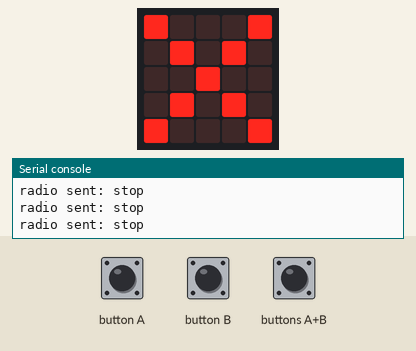
The program below on a simulated BBC micro:bit running MicroPython. Shown: the board's 5×5 LED display, the last lines printed to the serial console. The inputs (shaded band) are chosen by the test bench. No radio messages arrive unless stated (any console line starting 'radio sent:' is added by the test bench).

Above: at 1.2 s.
1.3 s: button A pressed for 0.15 s
At 1.5 s:
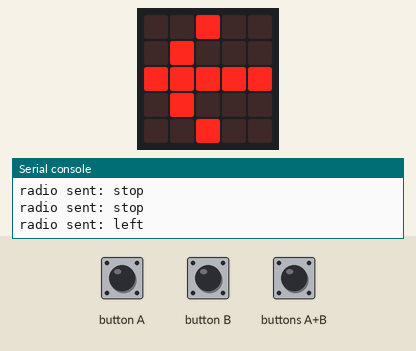
3.1 s: button B pressed for 0.15 s
At 3.31 s:
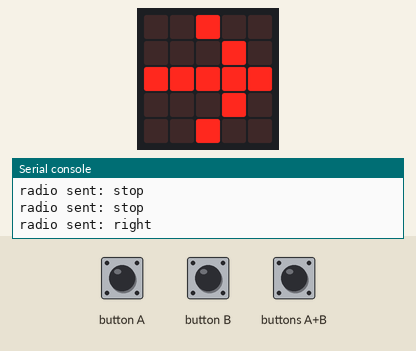
4.9 s: buttons A+B pressed for 0.15 s
At 5.12 s:
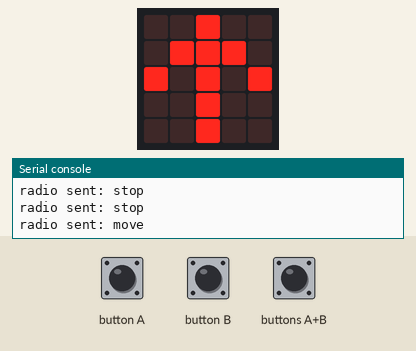
6.7 s: buttons A+B pressed for 3.2 s
11.5 s: button A pressed for 3.2 s
At 12.8 s:
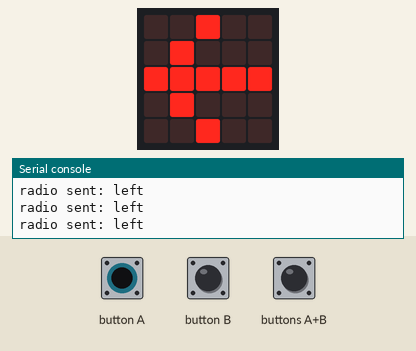
Timing chart, 0 to 14.5 s (numbered marks = the images above; inputs shaded):
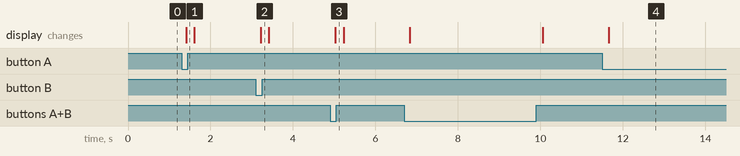

Measured:
- after the input at 1.3 s, the display: changes after 0.11 s (image 1)
- after the input at 3.1 s, the display: changes after 0.12 s (image 2)
- after the input at 4.9 s, the display: changes after 0.13 s (image 3)
- after the input at 11.5 s, the display: changes after 0.16 s (image 4)

The program:

simplecontrol.py
```python
from microbit import *
import radio

radio.on()
radio.config(channel=20)
up = Image("00900:09990:90909:00900:00900")
right = Image("00900:00090:99999:00090:00900")
left = Image("00900:09000:99999:09000:00900")

while True:
    if button_a.is_pressed() and button_b.is_pressed():
        radio.send("move")
        display.show(up)
        sleep(200)
    elif button_a.is_pressed():
        radio.send("left")
        display.show(left)
        sleep(200)
    elif button_b.is_pressed():
        radio.send("right")
        display.show(right)
        sleep(200)
    else:
        radio.send("stop")
        display.show(Image.NO)
        sleep(200)
```
